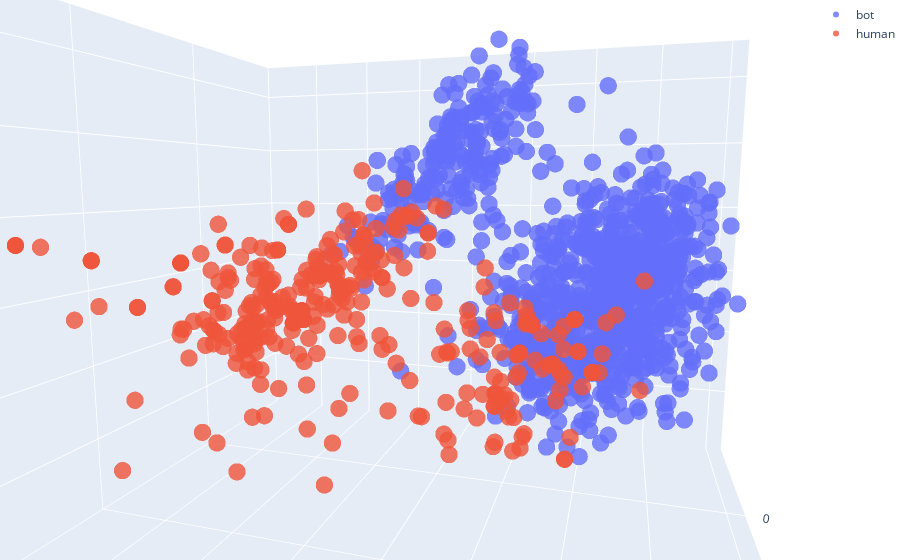

This figure's notebook cell:
### Code cell
plotly.offline.iplot(
    go.Figure(
        data=[
                go.Scatter3d(
                **{
                    dim: group["embeds_n3"].str[idx].tolist() 
                    for idx, dim in enumerate(["x", "y", "z"])
                },
                text = group["content"],
                name=label,
                mode='markers',
                marker={
                    'size': 6,
                    'opacity': 0.8,
                }
            )
            for label, group in dataset.groupby("userType")
        ], 
        layout=go.Layout(
            margin={'l': 0, 'r': 0, 'b': 0, 't': 0},
            height=820
        )
    )
)

### Figure 1 — Plotly figure (JSON) as saved in the notebook; plotly's stock layout.template omitted (floating-point values rounded to 4 significant figures; data arrays with more than 128 entries replaced by an {"elided": "..."} marker saying what was removed)
{"data": [{"marker": {"opacity": 0.8, "size": 6}, "mode": "markers", "name": "bot", "text": {"elided": "985 str values"}, "type": "scatter3d", "x": {"elided": "985 float values"}, "y": {"elided": "985 float values"}, "z": {"elided": "985 float values"}}, {"marker": {"opacity": 0.8, "size": 6}, "mode": "markers", "name": "human", "text": {"elided": "376 str values"}, "type": "scatter3d", "x": {"elided": "376 float values"}, "y": {"elided": "376 float values"}, "z": {"elided": "376 float values"}}], "layout": {"autosize": true, "margin": {"b": 0, "l": 0, "r": 0, "t": 0}, "scene": {"aspectmode": "auto", "aspectratio": {"x": 1.047, "y": 1.149, "z": 0.8307}, "camera": {"center": {"x": 0, "y": 0, "z": 0}, "eye": {"x": 0.3042, "y": -0.9294, "z": 0.1391}, "projection": {"type": "perspective"}, "up": {"x": 0, "y": 0, "z": 1}}}}}
